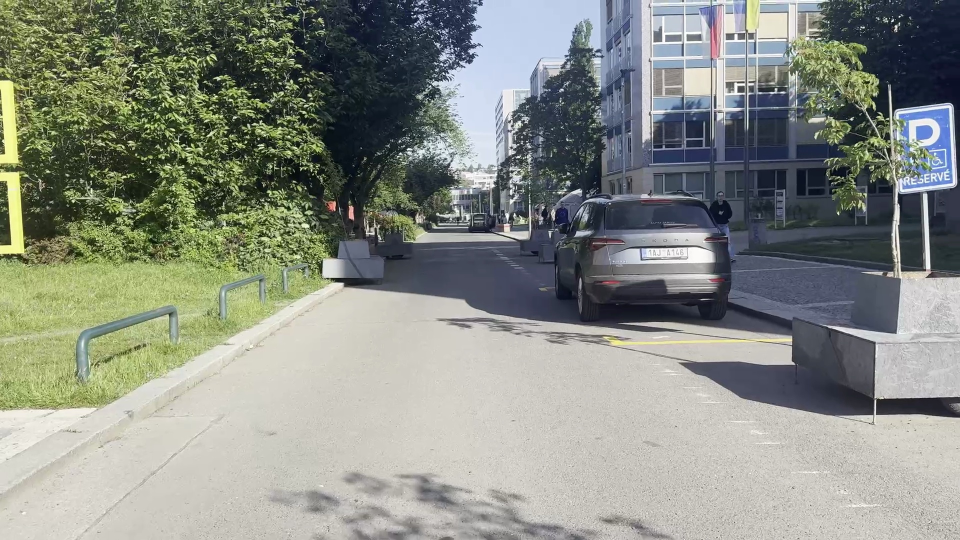
#> input picture data/frames/frame_00001.jpg, 1920 x 1080 px (shown at 1/2 size)
$ python -i path_follower.py   (imports and definitions only)
#> lines starting #> are read from the running program, lines starting #| are printed output that depends on the picture; after the words box and inside, x2 and y2 are one past the last pixel; in counts of white or black regions, pixels touching at a corner belong together
"""Street View DB-guided path following with a ROS-compatible command output.

The controller compares current path geometry with the route-facing Street
View image selected by MixVPR, adds the upcoming metadata heading change and
uses local path boundaries for short-term stability. The command follows the
ROS convention: positive ``angular_z`` turns left and negative turns right.
"""

from dataclasses import dataclass
from typing import Optional

import cv2
import numpy as np


@dataclass
class GuidanceConfig:
    roi_top_ratio: float = 0.42
    lookahead_ratio: float = 0.62
    near_ratio: float = 0.88
    lateral_gain: float = 0.75
    heading_gain: float = 0.35
    max_angular_z: float = 0.60
    command_smoothing: float = 0.28
    boundary_smoothing: float = 0.30
    deadband: float = 0.035
    min_confidence: float = 0.18
    nominal_linear_x: float = 0.25
    max_missing_frames: int = 10
    reference_alignment_gain: float = 0.75
    route_turn_gain: float = 0.45
    local_stability_gain: float = 0.20
    require_streetview_reference: bool = False


@dataclass
class StreetViewReferenceTarget:
    filename: str
    match_index: int
    latitude: Optional[float]
    longitude: Optional[float]
    heading_deg: Optional[float]
    future_heading_deg: Optional[float]
    vpr_score: float
    expected_lateral_error: float
    expected_heading_error: float
    route_turn_error: float
    confidence: float


@dataclass
class GuidanceResult:
    frame_index: int
    timestamp_s: float
    camera_center_x_px: float
    path_center_x_px: Optional[float]
    lateral_error: float
    heading_error: float
    angular_z: float
    linear_x: float
    confidence: float
    instruction: str
    left_boundary_detected: bool
    right_boundary_detected: bool
    control_source: str
    reference_filename: str
    reference_match_index: Optional[int]
    reference_latitude: Optional[float]
    reference_longitude: Optional[float]
    reference_heading_deg: Optional[float]
    reference_vpr_score: float
    reference_alignment_error: float
    route_turn_error: float
    reference_confidence: float
    annotated_frame: np.ndarray

    # [40 lines left out: function as_csv_row, not called in this run]


class VisualPathFollower:
    """Stateful path-centre estimator and proportional steering controller."""

    def __init__(self, config: Optional[GuidanceConfig] = None):
        self.config = config or GuidanceConfig()
        self._left_points = None
        self._right_points = None
        self._path_width = None
        self._angular_z = 0.0
        self._missing_frames = 0

    # [6 lines left out: function reset, not called in this run]

    @staticmethod
    def _weighted_median(values, weights):
        order = np.argsort(values)
        sorted_values = np.asarray(values)[order]
        sorted_weights = np.asarray(weights)[order]
        cutoff = sorted_weights.sum() * 0.5
        return float(sorted_values[np.searchsorted(np.cumsum(sorted_weights), cutoff)])

    def _region_edges(self, frame):
        height, width = frame.shape[:2]
        gray = cv2.cvtColor(frame, cv2.COLOR_BGR2GRAY)
        gray = cv2.createCLAHE(clipLimit=2.0, tileGridSize=(8, 8)).apply(gray)
        gray = cv2.GaussianBlur(gray, (5, 5), 0)

        median = float(np.median(gray))
        lower = int(max(35, 0.66 * median))
        upper = int(min(220, max(lower + 35, 1.33 * median)))
        edges = cv2.Canny(gray, lower, upper)

        roi_top = int(height * self.config.roi_top_ratio)
        mask = np.zeros_like(edges)
        polygon = np.array(
            [[
                (int(width * 0.08), height - 1),
                (int(width * 0.35), roi_top),
                (int(width * 0.65), roi_top),
                (int(width * 0.92), height - 1),
            ]],
            dtype=np.int32,
        )
        cv2.fillPoly(mask, polygon, 255)
        return cv2.bitwise_and(edges, mask)

    def _line_segments(self, edges):
        height, width = edges.shape
        lines = cv2.HoughLinesP(
            edges,
            rho=1,
            theta=np.pi / 180,
            threshold=max(30, int(width * 0.035)),
            minLineLength=max(35, int(width * 0.045)),
            maxLineGap=max(20, int(width * 0.025)),
        )
        if lines is None:
            return [], []

        y_near = height * self.config.near_ratio
        centre = width * 0.5
        left = []
        right = []

        for item in lines[:, 0]:
            x1, y1, x2, y2 = [float(value) for value in item]
            dx = x2 - x1
            dy = y2 - y1
            if abs(dx) < 2 or abs(dy) < 10:
                continue
            slope = dy / dx
            if not 0.35 <= abs(slope) <= 6.0:
                continue

            x_near = x1 + (y_near - y1) * dx / dy
            length = float(np.hypot(dx, dy))
            record = (x1, y1, x2, y2, x_near, length)

            if slope < 0 and x_near < centre * 1.05:
                left.append(record)
            elif slope > 0 and x_near > centre * 0.95:
                right.append(record)

        return left, right

    def _fit_boundary(self, segments, side, height, width):
        if not segments:
            return None, 0.0

        expected = width * (0.20 if side == "left" else 0.80)
        x_near_values = np.array([segment[4] for segment in segments])
        lengths = np.array([segment[5] for segment in segments])
        proximity = np.clip(1.0 - np.abs(x_near_values - expected) / (0.55 * width), 0.1, 1.0)
        anchor = self._weighted_median(x_near_values, lengths * proximity)
        cluster_limit = width * 0.14
        selected = [segment for segment in segments if abs(segment[4] - anchor) <= cluster_limit]
        if not selected:
            selected = segments

        ys = []
        xs = []
        weights = []
        for x1, y1, x2, y2, _, length in selected:
            xs.extend([x1, x2])
            ys.extend([y1, y2])
            weights.extend([length, length])

        if len(xs) < 2:
            return None, 0.0

        coefficient = np.polyfit(
            np.asarray(ys),
            np.asarray(xs),
            1,
            w=np.sqrt(np.asarray(weights)),
        )
        y_far = height * self.config.lookahead_ratio
        y_near = height * self.config.near_ratio
        x_far = float(np.polyval(coefficient, y_far))
        x_near = float(np.polyval(coefficient, y_near))

        margin = width * 0.25
        if not (-margin <= x_far <= width + margin and -margin <= x_near <= width + margin):
            return None, 0.0

        support = min(1.0, sum(segment[5] for segment in selected) / (height * 1.2))
        return np.array([x_far, x_near], dtype=np.float32), support

    @staticmethod
    def _smooth_points(previous, current, alpha):
        if current is None:
            return previous
        if previous is None:
            return current
        return previous * (1.0 - alpha) + current * alpha

    def _resolve_boundaries(self, left, right, width):
        detected_left = left is not None
        detected_right = right is not None

        if left is not None and right is not None:
            measured_width = right - left
            valid = (
                width * 0.12 <= measured_width[0] <= width * 0.85
                and width * 0.30 <= measured_width[1] <= width * 1.45
            )
            if not valid:
                if self._left_points is not None and self._right_points is not None:
                    left_distance = np.mean(np.abs(left - self._left_points))
                    right_distance = np.mean(np.abs(right - self._right_points))
                    if left_distance > right_distance:
                        left = None
                        detected_left = False
                    else:
                        right = None
                        detected_right = False

        if left is not None and right is not None:
            width_now = right - left
            self._path_width = self._smooth_points(
                self._path_width,
                width_now,
                self.config.boundary_smoothing,
            )
        elif left is not None or right is not None:
            # A first frame can contain only one visible curb. Start from a
            # conservative perspective width, then replace it with measured
            # values as soon as both boundaries become visible.
            if self._path_width is None:
                self._path_width = np.array(
                    [width * 0.35, width * 0.65],
                    dtype=np.float32,
                )
            if left is not None:
                right = left + self._path_width
            elif right is not None:
                left = right - self._path_width

        any_detected = detected_left or detected_right
        if any_detected:
            self._missing_frames = 0
        else:
            self._missing_frames += 1
            if self._missing_frames <= self.config.max_missing_frames:
                left = self._left_points
                right = self._right_points
            else:
                left = None
                right = None

        self._left_points = self._smooth_points(
            self._left_points,
            left,
            self.config.boundary_smoothing,
        )
        self._right_points = self._smooth_points(
            self._right_points,
            right,
            self.config.boundary_smoothing,
        )
        return self._left_points, self._right_points, detected_left, detected_right

    def process(
        self,
        frame,
        frame_index=0,
        timestamp_s=0.0,
        reference_target: Optional[StreetViewReferenceTarget] = None,
    ):
        if frame is None or frame.size == 0:
            raise ValueError("The guidance frame is empty.")

        height, width = frame.shape[:2]
        edges = self._region_edges(frame)
        left_segments, right_segments = self._line_segments(edges)
        left, left_support = self._fit_boundary(left_segments, "left", height, width)
        right, right_support = self._fit_boundary(right_segments, "right", height, width)
        left, right, left_detected, right_detected = self._resolve_boundaries(
            left, right, width
        )

        camera_center = width * 0.5
        confidence = 0.0
        path_center = None
        lateral_error = 0.0
        heading_error = 0.0
        raw_angular_z = 0.0
        reference_alignment_error = 0.0
        route_turn_error = 0.0
        reference_confidence = 0.0
        control_source = "LOCAL_VISUAL_FALLBACK"

        if left is not None and right is not None:
            path_far = float((left[0] + right[0]) * 0.5)
            path_near = float((left[1] + right[1]) * 0.5)
            path_center = path_far
            lateral_error = (path_near - camera_center) / (width * 0.5)
            heading_error = (path_far - path_near) / (width * 0.5)

            detection_score = 0.45 * float(left_detected) + 0.45 * float(right_detected)
            support_score = 0.10 * min(1.0, (left_support + right_support) * 0.5)
            confidence = detection_score + support_score
            if not left_detected and not right_detected:
                confidence = max(
                    0.0,
                    0.16 * (1.0 - self._missing_frames / max(1, self.config.max_missing_frames)),
                )

            local_steering_error = (
                self.config.lateral_gain * lateral_error
                + self.config.heading_gain * heading_error
            )

            steering_error = local_steering_error
            if reference_target is not None:
                expected_error = (
                    self.config.lateral_gain
                    * reference_target.expected_lateral_error
                    + self.config.heading_gain
                    * reference_target.expected_heading_error
                )
                reference_alignment_error = local_steering_error - expected_error
                route_turn_error = reference_target.route_turn_error
                reference_confidence = reference_target.confidence
                steering_error = (
                    self.config.reference_alignment_gain
                    * reference_alignment_error
                    * reference_confidence
                    + self.config.route_turn_gain
                    * route_turn_error
                    + self.config.local_stability_gain
                    * local_steering_error
                )
                control_source = "STREETVIEW_DB"

            if abs(steering_error) < self.config.deadband:
                steering_error = 0.0

            # ROS yaw convention: positive is left, negative is right.
            raw_angular_z = -float(
                np.clip(
                    steering_error,
                    -self.config.max_angular_z,
                    self.config.max_angular_z,
                )
            )

        reference_missing = (
            self.config.require_streetview_reference
            and reference_target is None
        )
        if reference_missing:
            target_angular_z = 0.0
            linear_x = 0.0
            instruction = "STOP - NO STREETVIEW MATCH"
            control_source = "NO_DB_MATCH"
        elif confidence < self.config.min_confidence:
            target_angular_z = 0.0
            linear_x = 0.0
            instruction = "STOP - PATH LOST"
        else:
            target_angular_z = raw_angular_z
            turn_ratio = abs(target_angular_z) / max(self.config.max_angular_z, 1e-6)
            linear_x = self.config.nominal_linear_x * max(0.35, 1.0 - 0.65 * turn_ratio)
            if target_angular_z > 0.05:
                instruction = "TURN LEFT"
            elif target_angular_z < -0.05:
                instruction = "TURN RIGHT"
            else:
                instruction = "GO STRAIGHT"

        alpha = self.config.command_smoothing
        self._angular_z = self._angular_z * (1.0 - alpha) + target_angular_z * alpha
        if abs(self._angular_z) < 0.005:
            self._angular_z = 0.0

        annotated = self._draw_overlay(
            frame,
            left,
            right,
            path_center,
            confidence,
            instruction,
            lateral_error,
            heading_error,
            self._angular_z,
            linear_x,
            control_source,
            reference_target,
            reference_alignment_error,
            route_turn_error,
        )

        return GuidanceResult(
            frame_index=int(frame_index),
            timestamp_s=float(timestamp_s),
            camera_center_x_px=camera_center,
            path_center_x_px=path_center,
            lateral_error=float(lateral_error),
            heading_error=float(heading_error),
            angular_z=float(self._angular_z),
            linear_x=float(linear_x),
            confidence=float(np.clip(confidence, 0.0, 1.0)),
            instruction=instruction,
            left_boundary_detected=left_detected,
            right_boundary_detected=right_detected,
            control_source=control_source,
            reference_filename=(
                reference_target.filename if reference_target is not None else ""
            ),
            reference_match_index=(
                reference_target.match_index if reference_target is not None else None
            ),
            reference_latitude=(
                reference_target.latitude if reference_target is not None else None
            ),
            reference_longitude=(
                reference_target.longitude if reference_target is not None else None
            ),
            reference_heading_deg=(
                reference_target.heading_deg if reference_target is not None else None
            ),
            reference_vpr_score=(
                reference_target.vpr_score if reference_target is not None else 0.0
            ),
            reference_alignment_error=float(reference_alignment_error),
            route_turn_error=float(route_turn_error),
            reference_confidence=float(reference_confidence),
            annotated_frame=annotated,
        )

    def _draw_overlay(
        self,
        frame,
        left,
        right,
        path_center,
        confidence,
        instruction,
        lateral_error,
        heading_error,
        angular_z,
        linear_x,
        control_source,
        reference_target,
        reference_alignment_error,
        route_turn_error,
    ):
        output = frame.copy()
        height, width = output.shape[:2]
        y_far = int(height * self.config.lookahead_ratio)
        y_near = int(height * self.config.near_ratio)
        camera_x = int(width * 0.5)

        if left is not None and right is not None:
            overlay = output.copy()
            polygon = np.array(
                [[
                    (int(np.clip(left[0], 0, width - 1)), y_far),
                    (int(np.clip(left[1], 0, width - 1)), y_near),
                    (int(np.clip(right[1], 0, width - 1)), y_near),
                    (int(np.clip(right[0], 0, width - 1)), y_far),
                ]],
                dtype=np.int32,
            )
            cv2.fillPoly(overlay, polygon, (30, 170, 70))
            cv2.addWeighted(overlay, 0.22, output, 0.78, 0, output)
            cv2.line(output, (int(left[0]), y_far), (int(left[1]), y_near), (0, 220, 255), 5)
            cv2.line(output, (int(right[0]), y_far), (int(right[1]), y_near), (0, 220, 255), 5)

            path_near = int((left[1] + right[1]) * 0.5)
            path_far = int(path_center)
            cv2.line(output, (path_near, y_near), (path_far, y_far), (0, 255, 0), 5)
            cv2.circle(output, (path_far, y_far), 12, (0, 255, 0), -1)
            cv2.arrowedLine(
                output,
                (camera_x, int(height * 0.94)),
                (int(np.clip(path_far, 0, width - 1)), y_far),
                (255, 255, 255),
                10,
                tipLength=0.10,
            )

        cv2.line(
            output,
            (camera_x, int(height * 0.78)),
            (camera_x, int(height * 0.96)),
            (255, 100, 40),
            4,
        )

        if confidence < self.config.min_confidence:
            colour = (20, 20, 230)
        elif abs(angular_z) > 0.05:
            colour = (0, 165, 255)
        else:
            colour = (30, 200, 50)

        panel_height = max(138, int(height * 0.21))
        cv2.rectangle(output, (0, 0), (width, panel_height), (15, 20, 30), -1)
        scale = max(0.65, width / 1500.0)
        cv2.putText(output, instruction, (25, 42), cv2.FONT_HERSHEY_SIMPLEX, scale, colour, 2, cv2.LINE_AA)
        cv2.putText(
            output,
            f"angular_z: {angular_z:+.3f} rad/s   linear_x: {linear_x:.3f} m/s",
            (25, 78),
            cv2.FONT_HERSHEY_SIMPLEX,
            scale * 0.72,
            (240, 240, 240),
            2,
            cv2.LINE_AA,
        )
        cv2.putText(
            output,
            f"lateral: {lateral_error:+.3f}   heading: {heading_error:+.3f}   confidence: {confidence:.2f}",
            (25, 106),
            cv2.FONT_HERSHEY_SIMPLEX,
            scale * 0.62,
            (210, 220, 230),
            2,
            cv2.LINE_AA,
        )
        if reference_target is None:
            reference_text = f"source: {control_source}"
        else:
            reference_text = (
                f"DB: {reference_target.filename}  idx={reference_target.match_index}  "
                f"VPR={reference_target.vpr_score:.1f}%  heading={reference_target.heading_deg}  "
                f"align={reference_alignment_error:+.3f}  turn={route_turn_error:+.3f}"
            )
        cv2.putText(
            output,
            reference_text,
            (25, 134),
            cv2.FONT_HERSHEY_SIMPLEX,
            scale * 0.55,
            (100, 210, 255),
            2,
            cv2.LINE_AA,
        )
        return output

>>> import cv2
>>> picture = cv2.imread('../data/frames/frame_00001.jpg')
#> picture is the input picture: shape (1080, 1920, 3); mean B, G, R 132, 140.8, 136.3
>>> result = VisualPathFollower().process(picture)
#> in _region_edges, `gray = cv2.cvtColor(frame, cv2.COLOR_BGR2GRAY)`:
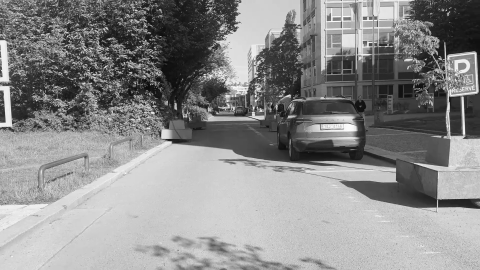
#> gray: shape (1080, 1920) (shown at 1/4 size); min 1, max 255, mean 138.4
#> in _region_edges, `gray = cv2.createCLAHE(clipLimit=2.0, tileGridSize=(8, 8)).apply(gray)`:
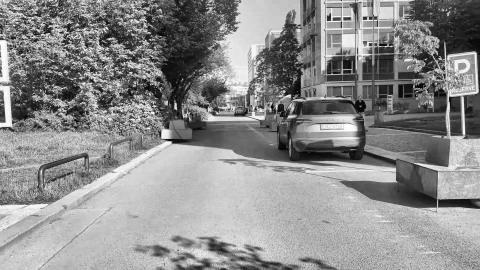
#> gray: shape (1080, 1920) (shown at 1/4 size); min 0, max 255, mean 140.3
#> in _region_edges, `median = float(np.median(gray))`: median = 156
#> in _region_edges, `lower = int(max(35, 0.66 * median))`: lower = 102
#> in _region_edges, `upper = int(min(220, max(lower + 35, 1.33 * median)))`: upper = 207
#> in _region_edges, `edges = cv2.Canny(gray, lower, upper)`:
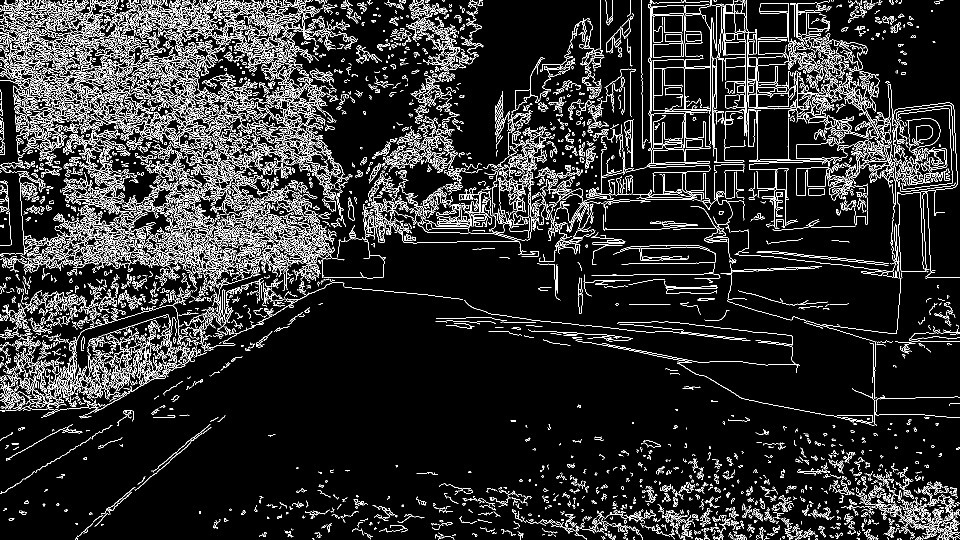
#> edges: shape (1080, 1920) (shown at 1/2 size); 10.8% white in thin lines or dots
#> in _region_edges, `cv2.fillPoly(mask, polygon, 255)`:
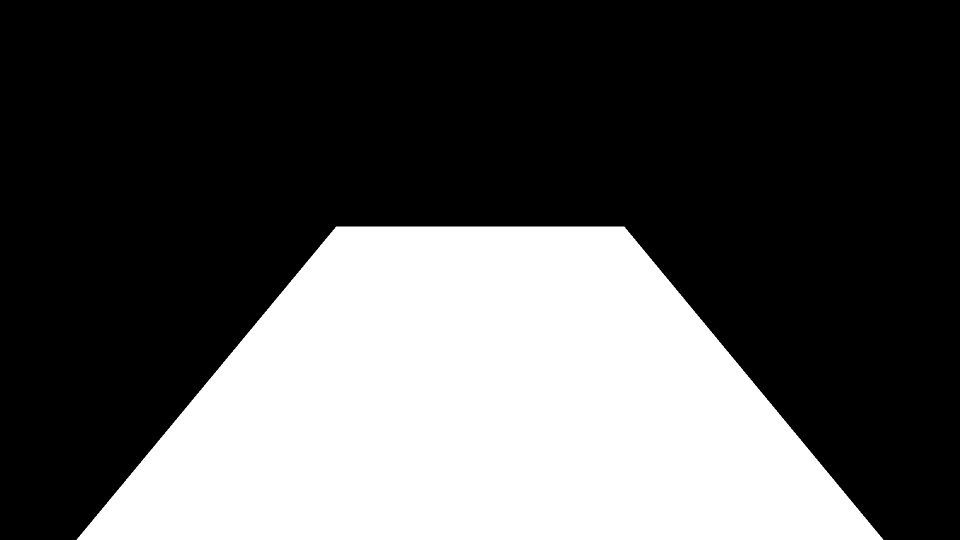
#> mask: shape (1080, 1920) (shown at 1/2 size); 33.1% white; 1 white region, box (x1, y1, x2, y2) and area: (153, 453, 1767, 1080) 686879
#> (the rest of the program and of its run is left out)
